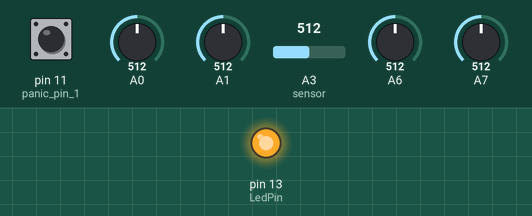
The sketch below on a simulated Arduino Pro Mini, built with avr-gcc and run on an emulated ATmega328P. On the bench: output pins drawn as LEDs (lit = HIGH). The test bench sets the inputs (shaded band); at power-on: A0 = 512, A1 = 512, pin 11 (panic_pin_1) HIGH, A3 (sensor) = 512, A6 = 512, A7 = 512. What the sketch prints to the serial monitor is not drawn.

Above: at 0.1 s.
At 3.6 s:
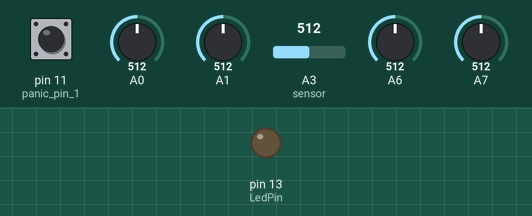
3.7 s: A0 set to 600
6.7 s: A0 set to 618
9.7 s: A1 set to 593
12.7 s: A1 set to 626
Timing chart, 0 to 15.7 s (numbered marks = the images above; inputs shaded):
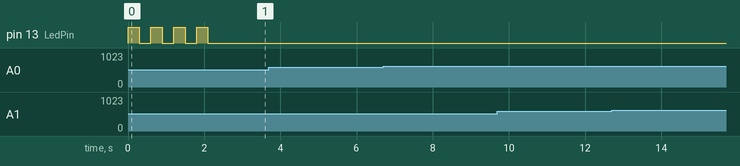

The sketch:

MiniWI-cap.ino
```cpp
#include <Wire.h>
#include <Adafruit_MPR121.h>

/*
NAME:                 MiniWI Cap Touch ver.
WRITTEN BY:           JOHAN BERGLUND
CREDITS:              State machine from the Gordophone blog by GORDON GOOD
DATE:                 2016-04-13
FILE SAVED AS:        MiniWI-cap.ino
FOR:                  Arduino Pro Mini, ATmega328, version with breakouts for A6 and A7
CLOCK:                16.00 MHz CRYSTAL
PROGRAMME FUNCTION:   Wind Controller with EWI style key setup (reduced), Freescale MPX5010GP breath sensor, PS2 style thumb joysticks
                      for octave selection and pb/mod control, capacitive touch keys, output to 5-pin DIN MIDI

HARDWARE NOTES:
* For the MIDI connection, attach a MIDI out Female 180 Degree 5-Pin DIN socket to Arduino.
* Socket is seen from solder tags at rear.
* DIN-5 pinout is:                                         _______
*    pin 2 - GND                                          /       \
*    pin 4 - 220 ohm resistor to +5V                     | 1     3 |  MIDI jack
*    pin 5 - Arduino Pin 1 (TX) via a 220 ohm resistor   |  4   5  |
*    all other pins - unconnected                         \___2___/
*
* Left hand thumb joystick controls octaves.
* X and Y are connected to Arduino pins A6 and A7,
* this means a Pro Mini version with breakouts for these pins is required.
*
*       +1   +2
*       ^
* -1  < o >  +1
*       v
* -2   -1
*
* Right hand thumb joystick controls pitch bend and modulation.
* Pitch bend and modulation are connected to Arduino pins A0 and A1,
* on DIP rows.
*
*     PB up
*       ^
* Mod < o > Mod
*       v
*     PB dn
*
* The Freescale MPX5010GP pressure sensor output (V OUT) is connected to Arduino pin A3.
*
* Sensor pinout
* 1: V OUT (pin with indent)
* 2: GND
* 3: VCC (to 5V)
* 4: n/c
* 5: n/c
* 6: n/c
*
*
* Adafruit MPR121 board connected to Arduino I2C ports (A4-SDA and A5-SCL on the Pro Mini)
*
* Midi panic on pin 11 and 12 (internal pullup, both pins low sends all notes off)
*
*/

//_______________________________________________________________________________________________ DECLARATIONS

#define ON_Thr 40       // Set threshold level before switching ON
#define ON_Delay   20   // Set Delay after ON threshold before velocity is checked (wait for tounging peak)
#define breath_max 300  // Blowing as hard as you can
#define modsLo_Thr 411  // Low threshold for mod stick center
#define modsHi_Thr 611  // High threshold for mod stick center
#define octsLo_Thr 311  // Low threshold for octave stick center
#define octsHi_Thr 711  // High threshold for octave stick center
#define PB_sens 4095    // Pitch Bend sensitivity 0 to 8191 where 8191 is full pb range

// The three states of our state machine

// No note is sounding
#define NOTE_OFF 1

// We've observed a transition from below to above the
// threshold value. We wait a while to see how fast the
// breath velocity is increasing
#define RISE_WAIT 2

// A note is sounding
#define NOTE_ON 3

// Send CC data no more than every CC_INTERVAL
// milliseconds
#define CC_INTERVAL 15


//variables setup

int state;                         // The state of the state machine
unsigned long ccSendTime = 0L;     // The last time we sent CC values
unsigned long breath_on_time = 0L; // Time when breath sensor value went over the ON threshold
int initial_breath_value;          // The breath value at the time we observed the transition

long lastDebounceTime = 0;         // The last time the fingering was changed
long debounceDelay = 30;           // The debounce time; increase if the output flickers
int lastFingering = 0;             // Keep the last fingering value for debouncing

byte MIDIchannel=0;                // MIDI channel 1

int modLevel;
int oldmod=0;

int pitchBend;
int oldpb=8192;

int breathLevel=0;   // breath level (smoothed) not mapped to CC value

int pressureSensor;  // pressure data from breath sensor, for midi breath cc and breath threshold checks
byte velocity;       // remapped midi velocity from breath sensor

int fingeredNote;    // note calculated from fingering (switches) and octave joystick position
byte activeNote;     // note playing
byte startNote=73;   // set startNote to C# (change this value in steps of 12 to start in other octaves)

byte midistatus=0;
byte x;
byte LedPin = 13;    // select the pin for the LED

Adafruit_MPR121 touchSensor = Adafruit_MPR121(); // This is the 12-input touch sensor

            // Key variables, TRUE (1) for pressed, FALSE (0) for not pressed
byte LH1;   // Left Hand key 1 (pitch change -2)
byte LHb;   // Left Hand bis key (pitch change -1 unless both LH1 and LH2 are pressed)
byte LH2;   // Left Hand key 2  (with LH1 also pressed pitch change is -2, otherwise -1)
byte LH3;   // Left Hand key 3 (pitch change -2)
byte LHp1;  // Left Hand pinky key 1 (pitch change +1)
byte LHp2=0;  // Left Hand pinky key 2 (pitch change -1) --- Not used in this version
byte RHs=0;   // Right Hand side key  (pitch change -2 unless LHp1 is pressed) --- Not used in this version
byte RH1;   // Right Hand key 1 (with LH3 also pressed pitch change is -2, otherwise -1)
byte RH2;   // Right Hand key 2 (pitch change -1)
byte RH3;   // Right Hand key 3 (pitch change -2)
byte RHp1=0;  // Right Hand pinky key 1 (pitch change +1) --- Not used in this version
byte RHp2;  // Right Hand pinky key 2 (pitch change -1)
byte RHp3;  // Right Hand pinky key 3 (pitch change -2)
byte OCTup=0; // Octave switch key (pitch change +12) --- Not used in this version
byte OCTdn=0; // Octave switch key (pitch change -12) --- Not used in this version

int joyOct; // Octave shifting by joystick (pitch change steps of 12) value from -2 to +2, 0 is center pos

//_______________________________________________________________________________________________ SETUP

void setup() {

  state = NOTE_OFF;  // initialize state machine

  pinMode(LedPin,OUTPUT);   // declare the LED's pin as output

  // joystick buttons for midi panic
  pinMode(11,INPUT_PULLUP); // panic pin 1/2
  pinMode(12,INPUT_PULLUP); // panic pin 2/2

  // Set up touch sensor
  if (!touchSensor.begin(0x5A)) {
    while (1);  // Touch sensor initialization failed - stop doing stuff
  }
  for (x=1; x<=4; x++){  // Do the flashy-flashy to say we are up and running
    digitalWrite( LedPin, HIGH );
    delay(300);
    digitalWrite( LedPin, LOW );
    delay(300);
  }

  Serial.begin(31250);  // start serial with midi baudrate 31250
  Serial.flush();
}

//_______________________________________________________________________________________________ MAIN LOOP

void loop() {

  // if both joystick buttons are pressed, send all notes off
  if ((digitalRead(11) == 0) && (digitalRead(12) == 0)){
    midiPanic();
  }

  pressureSensor = analogRead(A3); // Get the pressure sensor reading from analog pin A3

  if (state == NOTE_OFF) {
    if (pressureSensor > ON_Thr) {
      // Value has risen above threshold. Move to the ON_Delay
      // state. Record time and initial breath value.
      breath_on_time = millis();
      initial_breath_value = pressureSensor;
      state = RISE_WAIT;  // Go to next state
    }
  } else if (state == RISE_WAIT) {
    if (pressureSensor > ON_Thr) {
      // Has enough time passed for us to collect our second
      // sample?
      if (millis() - breath_on_time > ON_Delay) {
        // Yes, so calculate MIDI note and velocity, then send a note on event
        readSwitches();
        readOctaves();
        // We should be at tonguing peak, so set velocity based on current pressureSensor value
        // If initial value is greater than value after delay, go with initial value, constrain input to keep mapped output within 7 to 127
        velocity = map(constrain(max(pressureSensor,initial_breath_value),ON_Thr,breath_max),ON_Thr,breath_max,7,127);
        breathLevel=constrain(max(pressureSensor,initial_breath_value),ON_Thr,breath_max);
        midiSend((0x90 | MIDIchannel), fingeredNote, velocity); // send Note On message for new note
        activeNote=fingeredNote;
        state = NOTE_ON;
      }
    } else {
      // Value fell below threshold before ON_Delay passed. Return to
      // NOTE_OFF state (e.g. we're ignoring a short blip of breath)
      state = NOTE_OFF;
    }
  } else if (state == NOTE_ON) {
    if (pressureSensor < ON_Thr) {
      // Value has fallen below threshold - turn the note off
      midiSend((0x80 | MIDIchannel), activeNote, velocity); //  send Note Off message
      breathLevel=0;
      state = NOTE_OFF;
    } else {
      // Is it time to send more CC data?
      if (millis() - ccSendTime > CC_INTERVAL) {
         // deal with Breath, Pitch Bend and Modulation
         breath();
         pitch_bend();
         modulation();
         ccSendTime = millis();
      }
      readSwitches();
      readOctaves();
      if (fingeredNote != lastFingering){ //
        // reset the debouncing timer
        lastDebounceTime = millis();
      }
      if ((millis() - lastDebounceTime) > debounceDelay) {
      // whatever the reading is at, it's been there for longer
      // than the debounce delay, so take it as the actual current state
        if (fingeredNote != activeNote) {
          // Player has moved to a new fingering while still blowing.
          // Send a note off for the current note and a note on for
          // the new note.
          midiSend((0x80 | MIDIchannel), activeNote, velocity); // send Note Off message
          activeNote=fingeredNote;
          velocity = map(constrain(pressureSensor,ON_Thr,breath_max),ON_Thr,breath_max,7,127); // set new velocity value based on current pressure sensor level
          midiSend((0x90 | MIDIchannel), activeNote, velocity); // send Note On message
        }
      }
    }
  }
  lastFingering=fingeredNote;
}
//_______________________________________________________________________________________________ FUNCTIONS

//  Send a three byte midi message
  void midiSend(byte midistatus, byte data1, byte data2) {
  digitalWrite(LedPin,HIGH);  // indicate we're sending MIDI data
  Serial.write(midistatus);
  Serial.write(data1);
  Serial.write(data2);
  digitalWrite(LedPin,LOW);  // indicate we're sending MIDI data
}

//**************************************************************

void midiPanic(){
  for (int i = 0; i < 128; i++){
    midiSend((0x80 | MIDIchannel), i, 0);
  }
}

//**************************************************************

void pitch_bend(){
  int pitchLSB;
  int pitchMSB;
  pitchBend = analogRead(A0); // read voltage on analog pin A0
  if (pitchBend > modsHi_Thr){
    pitchBend = map(pitchBend,modsHi_Thr,1023,8192,(8192 + PB_sens)); // go from 8192 to 16383 (full pb up) when off center threshold going up
  } else if (pitchBend < modsLo_Thr){
    pitchBend = map(pitchBend,0,modsLo_Thr,(8191 - PB_sens),8192); // go from 8192 to 0 (full pb dn) when off center threshold going down
  } else {
    pitchBend = 8192; // 8192 is 0 pitch bend
  }
  if (pitchBend != oldpb){// only send midi data if pitch bend has changed from previous value
    pitchLSB = pitchBend & 0x007F;
    pitchMSB = (pitchBend >>7) & 0x007F;
    midiSend((0xE0 | MIDIchannel), pitchLSB, pitchMSB);
    oldpb=pitchBend;
  }
}

//***********************************************************

void modulation(){
  modLevel = analogRead(A1); // read voltage on analog pin A1
  if (modLevel > modsHi_Thr){
    modLevel = map(modLevel,modsHi_Thr,1023,0,127); // go from 0 to full modulation when off center threshold going right(?)
  } else if (modLevel < modsLo_Thr){
    modLevel = map(modLevel,0,modsLo_Thr,127,0); // go from 0 to full modulation when off center threshold going left(?)
  } else {
    modLevel = 0; // zero modulation in center position
  }
  if (modLevel != oldmod){  // only send midi data if modulation has changed from previous value
    midiSend((0xB0 | MIDIchannel), 1, modLevel);
    oldmod=modLevel;
  }
}

//***********************************************************

void breath(){
  int breathCC;
  breathLevel = breathLevel*0.8+pressureSensor*0.2; // smoothing of breathLevel value
  breathCC = map(constrain(breathLevel,ON_Thr,breath_max),ON_Thr,breath_max,0,127);
  midiSend((0xB0 | MIDIchannel), 2, breathCC);
}
//***********************************************************

void readOctaves(){
  // Read octave joystick directions combining x and y to a span of 5 octaves (-2 to +2) where 0 is center position
  int xOctaves;
  int yOctaves;
  xOctaves = analogRead(A6); // read voltage on analog pin A6
  yOctaves = analogRead(A7); // read voltage on analog pin A7
  joyOct = 0;
  if (xOctaves > octsHi_Thr) {
    joyOct++; // ++ or -- depending on joystick orientation
  } else if (xOctaves < octsLo_Thr) {
    joyOct--; // ++ or -- depending on joystick orientation
  }

  if (yOctaves > octsHi_Thr) {
    joyOct++; // ++ or -- depending on joystick orientation
  } else if (yOctaves < octsLo_Thr) {
    joyOct--; // ++ or -- depending on joystick orientation
  }
  //calculate midi note number from octave shifts
  fingeredNote=fingeredNote+joyOct*12;
}
//***********************************************************

void readSwitches(){
  // Read switches and put value in variables
  uint16_t touchValue = touchSensor.touched();
  LH1=((touchValue >> 0) & 0x01);
  LHb=((touchValue >> 1) & 0x01);
  LH2=((touchValue >> 2) & 0x01);
  LH3=((touchValue >> 3) & 0x01);
  LHp1=((touchValue >> 4) & 0x01);
  RH1=((touchValue >> 6) & 0x01);
  RH2=((touchValue >> 7) & 0x01);
  RH3=((touchValue >> 8) & 0x01);
  RHp2=((touchValue >> 9) & 0x01);
  RHp3=((touchValue >> 10) & 0x01);
  //calculate midi note number from pressed keys
  fingeredNote=startNote-2*LH1-(LHb && !(LH1 && LH2))-LH2-(LH2 && LH1)-2*LH3+LHp1-LHp2+(RHs && !LHp1)-RH1-(RH1 && LH3)-RH2-2*RH3+RHp1-RHp2-2*RHp3+12*OCTup-12*OCTdn;
}
```

Measured:
- after the input at 3.7 s, every drawn part: stays the same
- after the input at 6.7 s, every drawn part: stays the same
- after the input at 9.7 s, every drawn part: stays the same
- after the input at 12.7 s, every drawn part: stays the same
